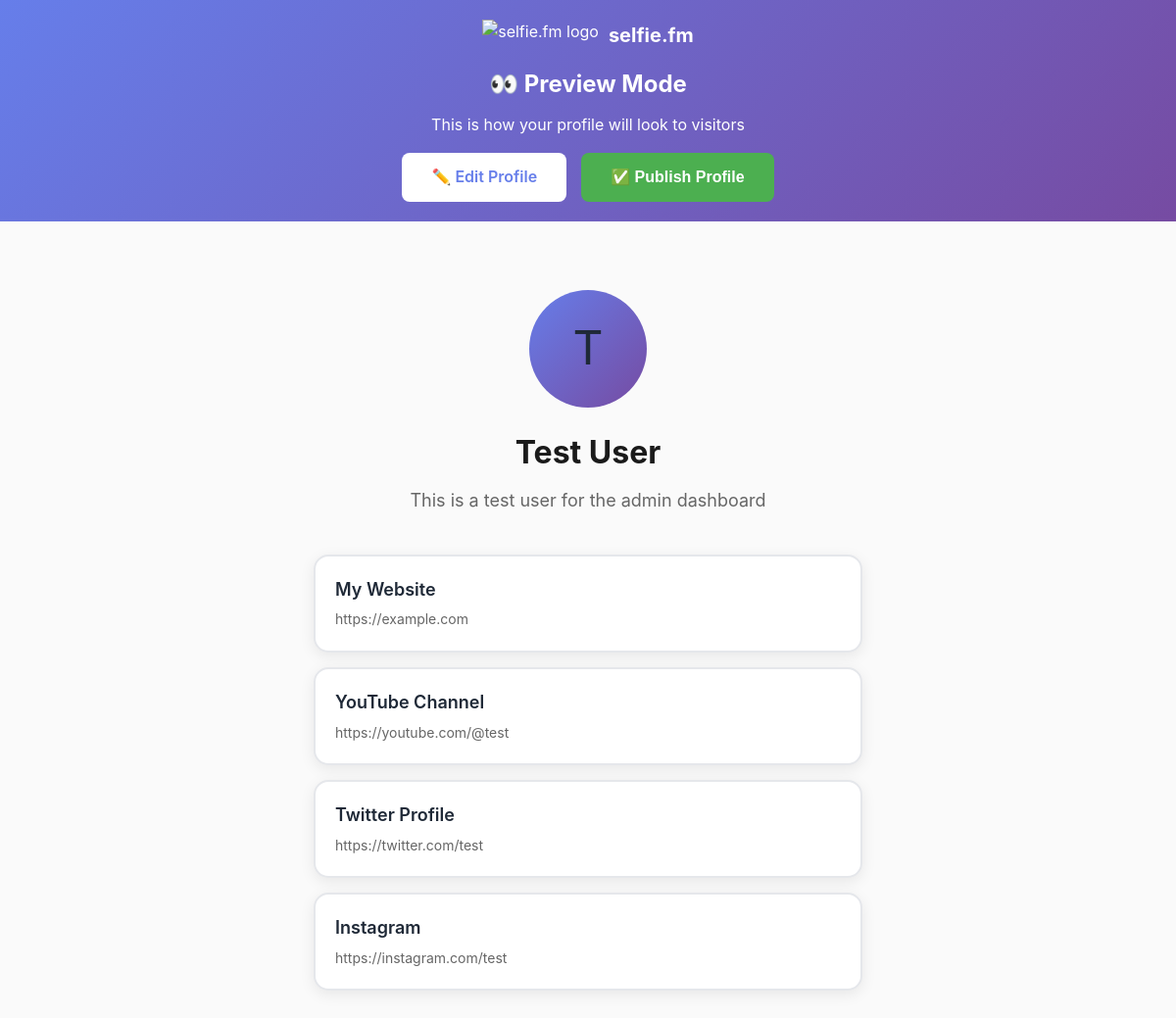
/preview/testuser, run on the app's committed database.
### backend/models.py (models this page shows, shortened)
class User(Base):
    __tablename__ = "users"
    id = Column(Integer, primary_key=True, index=True)
    username = Column(String(50), unique=True, nullable=False, index=True)
    display_name = Column(String(100), nullable=False)
    bio = Column(Text, nullable=True)
    avatar_url = Column(String(500), nullable=True)
    banner_url = Column(String(500), nullable=True)  # Banner image
    is_published = Column(Boolean, default=False)
    imported_from_linktree = Column(Boolean, default=False)
    voice_clone_id = Column(String(100), nullable=True)  # ElevenLabs voice ID
    voice_sample_path = Column(String(500), nullable=True)  # Path to uploaded voice sample
    welcome_message_text = Column(Text, nullable=True)  # Welcome message text
    welcome_message_audio = Column(String(500), nullable=True)  # Path to welcome audio
    welcome_message_type = Column(String(20), default="static")  # "static" or "daily_ai"
    profile_views = Column(Integer, default=0)
    total_link_clicks = Column(Integer, default=0)
    voice_message_plays = Column(Integer, default=0)
    auto_approve_voice = Column(Boolean, default=False)  # Auto-approve voice messages
    created_at = Column(DateTime(timezone=True), server_default=func.now())
    updated_at = Column(DateTime(timezone=True), onupdate=func.now())
    links = relationship("Link", back_populates="user", cascade="all, delete-orphan")

class Link(Base):
    __tablename__ = "links"
    id = Column(Integer, primary_key=True, index=True)
    user_id = Column(Integer, ForeignKey("users.id"), nullable=False)
    title = Column(String(200), nullable=False)
    url = Column(String(1000), nullable=False)
    description = Column(Text, nullable=True)
    is_active = Column(Boolean, default=True)
    order = Column(Integer, default=0)
    voice_message_text = Column(String(200), nullable=True)  # Max 50 words (~200 chars)
    voice_message_audio = Column(String(500), nullable=True)  # Path to audio file
    click_count = Column(Integer, default=0)
    created_at = Column(DateTime(timezone=True), server_default=func.now())
    updated_at = Column(DateTime(timezone=True), onupdate=func.now())
    user = relationship("User", back_populates="links")

### backend/app.py (the view)
@app.get("/preview/{username}", response_class=HTMLResponse)
async def preview_page(request: Request, username: str, db: Session = Depends(get_db)):
    user = db.query(User).filter(User.username == username).first()
    if not user:
        raise HTTPException(status_code=404, detail="User not found")
    links = db.query(Link).filter(Link.user_id == user.id, Link.is_active == True).all()
    return templates.TemplateResponse(
        "preview.html",
        {"request": request, "user": user, "links": links}
    )

### frontend/templates/preview.html (shortened to what this page needs)
<!DOCTYPE html>
<html lang="en">
<head>
    <link rel="stylesheet" href="/static/css/style.css">
</head>
<body>
    <div class="preview-banner">
        <div class="preview-logo">
            <img src="/static/images/logo.png" alt="selfie.fm logo">
            <span class="preview-logo-text">selfie.fm</span>
        </div>
        <h2>👀 Preview Mode</h2>
        <p>This is how your profile will look to visitors</p>
        <div class="preview-actions">
            <a href="/dashboard/{{ user.username }}" class="btn btn-edit">✏️ Edit Profile</a>
            <button onclick="publishProfile()" class="btn btn-publish" id="publishBtn">
                ✅ Publish Profile
            </button>
        </div>
    </div>
    <div class="profile-container">
        <div class="profile-header">
            <div class="profile-avatar">
                {{ user.display_name[0].upper() }}
            </div>
            <h1 class="profile-name">{{ user.display_name }}</h1>
            {% if user.bio %}
            <p class="profile-bio">{{ user.bio }}</p>
            {% endif %}
        </div>
        <div class="links-container">
            {% if links %}
                {% for link in links %}
                <a href="{{ link.url }}" class="link-card" target="_blank" rel="noopener noreferrer">
                    <div class="link-title">{{ link.title }}</div>
                    <div class="link-url">{{ link.url }}</div>
                </a>
                {% endfor %}
            {% else %}
            <div class="no-links">
                <p>No links yet. Add some in the dashboard!</p>
            </div>
            {% endif %}
        </div>
    </div>
</body>
</html>

### frontend/static/css/style.css (style rules this page uses)
* { margin: 0; padding: 0; box-sizing: border-box; }
:root { --primary-color: #10b981; --secondary-color: #059669; --background: #ffffff; --surface: #f9fafb; --text-primary: #1f2937; --text-secondary: #6b7280; --border: #e5e7eb; --shadow: rgba(0, 0, 0, 0.1); }
body { font-family: -apple-system, BlinkMacSystemFont, 'Segoe UI', Roboto, 'Helvetica Neue', Arial, sans-serif; line-height: 1.6; color: var(--text-primary); background-color: var(--background); }
.profile-container { padding-top: 40px; }
.profile-header { text-align: center; margin-bottom: 40px; }
.profile-name { font-size: 2rem; margin-bottom: 5px; color: var(--text-primary); }
.profile-bio { font-size: 1.125rem; color: var(--text-secondary); max-width: 500px; margin: 0 auto; line-height: 1.6; }
.links-container { display: flex; flex-direction: column; gap: 15px; }
.link-card { display: flex; justify-content: space-between; align-items: center; padding: 20px 25px; background: white; border: 2px solid var(--border); border-radius: 12px; text-decoration: none; color: var(--text-primary); transition: all 0.2s; box-shadow: 0 2px 8px rgba(0, 0, 0, 0.05); }
.link-title { font-size: 1.125rem; font-weight: 600; margin-bottom: 5px; color: var(--text-primary); }

### frontend/templates/preview.html (style rules this page uses)
body { font-family: -apple-system, BlinkMacSystemFont, 'Segoe UI', 'Helvetica Neue', sans-serif; background: #fafafa; margin: 0; }
.preview-banner { background: linear-gradient(135deg, #667eea 0%, #764ba2 100%); color: white; padding: 20px; text-align: center; margin-bottom: 30px; }
.preview-logo { display: flex; align-items: center; justify-content: center; gap: 10px; margin-bottom: 15px; }
.preview-logo img { height: 32px; width: auto; }
.preview-logo-text { font-size: 20px; font-weight: 700; color: white; }
.preview-banner h2 { margin: 0 0 10px 0; }
.preview-actions { display: flex; gap: 15px; justify-content: center; margin-top: 15px; }
.btn { padding: 12px 30px; border: none; border-radius: 8px; font-size: 16px; font-weight: 600; cursor: pointer; transition: all 0.3s; text-decoration: none; display: inline-block; }
.btn-publish { background: #4CAF50; color: white; }
.btn-edit { background: white; color: #667eea; }
.profile-container { max-width: 600px; margin: 0 auto; padding: 40px 20px; }
.profile-header { text-align: center; margin-bottom: 40px; }
.profile-avatar { width: 120px; height: 120px; border-radius: 50%; background: linear-gradient(135deg, #667eea 0%, #764ba2 100%); display: flex; align-items: center; justify-content: center; margin: 0 auto 20px; font-size: 48px; }
.profile-name { font-size: 32px; font-weight: 700; color: #1a1a1a; margin-bottom: 10px; }
.profile-bio { color: #666; font-size: 18px; line-height: 1.6; }
.links-container { display: flex; flex-direction: column; gap: 15px; }
.link-card { background: white; padding: 20px; border-radius: 15px; box-shadow: 0 4px 15px rgba(0, 0, 0, 0.08); text-decoration: none; color: #1a1a1a; transition: all 0.3s; display: block; }
.link-title { font-size: 18px; font-weight: 600; margin-bottom: 5px; }
.link-url { font-size: 14px; color: #666; word-break: break-all; }

### data on the page
User: display_name "T", display_name "Test User", bio "This is a test user for the admin dashboard"
Link: title "My Website", url "https://example.com"
Link: title "YouTube Channel", url "https://youtube.com/@test"
Link: title "Twitter Profile", url "https://twitter.com/test"
Link: title "Instagram", url "https://instagram.com/test"
